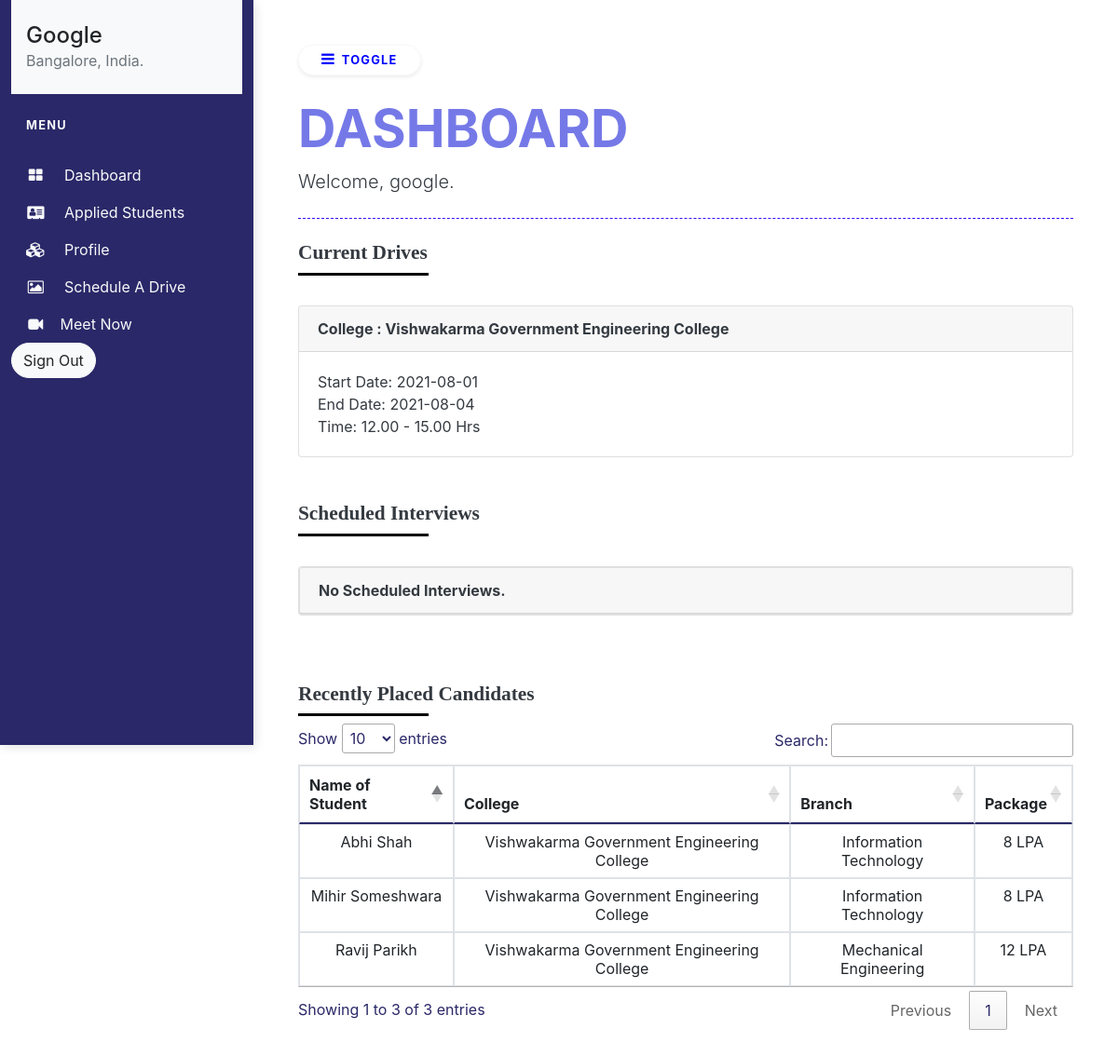
The app's page /Company.php (signed in) with its own data.
### tables this page shows
CREATE TABLE `company_tbl` (
  `company_id` int(11) NOT NULL,
  `company_uname` varchar(10) NOT NULL,
  `company_pass` varchar(20) NOT NULL,
  `company_name` varchar(128) NOT NULL,
  `company_contact` varchar(20) NOT NULL,
  `company_web` varchar(128) NOT NULL,
  `company_mail` varchar(40) NOT NULL,
  `company_about` text NOT NULL,
  `company_location` varchar(40) NOT NULL
);

CREATE TABLE `approved_drive` (
  `drive_id` int(11) NOT NULL,
  `company_name` varchar(128) NOT NULL,
  `college_name` varchar(128) NOT NULL,
  `start_date` varchar(20) NOT NULL,
  `end_date` varchar(20) NOT NULL,
  `time` varchar(20) NOT NULL,
  `platform` varchar(128) NOT NULL,
  `req_emp` int(11) NOT NULL,
  `package` varchar(20) NOT NULL,
  `offer_file` varchar(128) NOT NULL
);

CREATE TABLE `application_tbl` (
  `app_id` int(11) NOT NULL,
  `seeker_uname` varchar(20) NOT NULL,
  `company_name` varchar(128) NOT NULL,
  `college_name` varchar(128) NOT NULL,
  `is_approved` tinyint(1) NOT NULL DEFAULT 0,
  `platform` varchar(128) NOT NULL,
  `link` text DEFAULT NULL,
  `is_placed` tinyint(1) NOT NULL DEFAULT 0,
  `app_package` varchar(20) DEFAULT NULL,
  `app_date` text DEFAULT NULL,
  `app_time` varchar(30) DEFAULT NULL,
  `comment` varchar(128) DEFAULT NULL
);

CREATE TABLE `seeker_tbl` (
  `seeker_id` int(11) NOT NULL,
  `seeker_fname` varchar(30) NOT NULL,
  `seeker_lname` varchar(30) NOT NULL,
  `seeker_uname` varchar(10) NOT NULL,
  `seeker_pass` varchar(20) NOT NULL,
  `seeker_bdate` date NOT NULL,
  `seeker_contact` varchar(20) NOT NULL,
  `seeker_mail` varchar(50) NOT NULL,
  `seeker_web` varchar(256) NOT NULL,
  `seeker_add` text NOT NULL,
  `seeker_college` varchar(256) DEFAULT NULL,
  `seeker_branch` varchar(60) DEFAULT NULL,
  `seeker_enroll` varchar(18) DEFAULT NULL,
  `seeker_year` int(11) NOT NULL,
  `seeker_about` text NOT NULL,
  `seeker_profile` text NOT NULL,
  `seeker_cv` text NOT NULL,
  `seeker_achievement` text DEFAULT NULL,
  `seeker_approve` tinyint(1) NOT NULL DEFAULT 0
);

### Company.php (the view, shortened to what this page needs)
<?php
include 'connection.php';
?>
<!DOCTYPE html>
<html>
<head>
    <link href="https://cdn.jsdelivr.net/npm/bootstrap@5.0.2/dist/css/bootstrap.min.css" rel="stylesheet"
>
    <link rel="stylesheet" href="https://stackpath.bootstrapcdn.com/bootstrap/4.1.3/css/bootstrap.min.css"
>
    <link rel="stylesheet" href="https://stackpath.bootstrapcdn.com/font-awesome/4.7.0/css/font-awesome.min.css">
    <link rel="stylesheet" type="text/css" href="https://cdn.datatables.net/1.10.25/css/jquery.dataTables.css">
    <link rel="stylesheet" href="style_seek.css">
</head>
<?php
$uname = $_SESSION["uname"];
$sql = $conn->prepare("SELECT * FROM `company_tbl` WHERE `company_uname` = '$uname' ");
$sql->execute();
$row = $sql->fetch();
$name = $row['company_name'];
$loc = $row['company_location'];
?>
<body>
    <div class="container-fluid">
        <div class="row">
            <div class="vertical-nav bg-primary" id="sidebar" style="background-color: #2a2868 !important;">
                <div class="py-4 px-3 mb-4 bg-light">
                    <div class="media d-flex align-items-center">
                        <div class="media-body">
                            <h4 class="m-0">
                                <?php
                                echo $name;
                                ?>
                            </h4>
                            <p class="font-weight-normal text-muted mb-0 "><?php echo $loc; ?></p>
                        </div>
                    </div>
                </div>
                <p class="text-light font-weight-bold text-uppercase px-3 small pb-4 mb-0">Menu</p>
                <ul class="nav flex-column bg-primary mb-0" style="background-color: #2a2868 !important;">
                    <li class="sub-menu-active nav-link text-light" id="company_dashboard_submenu">
                        <i class="fa fa-th-large mr-3 text-light fa-fw"></i> Dashboard
                    </li>
                    <li class="nav-item nav-link text-light" id="company_student_details_submenu">
                        <i class="fa fa-address-card mr-3 text-light fa-fw"></i> Applied Students
                    </li>
                    <li class="nav-item nav-link text-light" id="company_profile_submenu">
                        <i class="fa fa-cubes mr-3 text-light fa-fw"></i> Profile
                    </li>
                    <li class="nav-item nav-link text-light" id="company_drive_submenu">
                        <i class="fa fa-picture-o mr-3 text-light fa-fw"></i> Schedule a Drive
                    </li>
                    <a href="./index.html" target="_blank" style="text-decoration: none !important; color:white;"><li class="nav-item nav-link text-light">
                        <i class="fa fa-video-camera mr-3 text-light fa-fw"></i>Meet Now
                    </li></a>
                    <li>
                        <a href="./Logout.php">
                            <button type="button" class="btn btn-light" style="border-radius: 100pt ;">Sign Out</button>
                        </a>
                    </li>
                </ul>
            </div>
            <div class="page-content p-5 bg-white" id="content">
                <div class="toggle">
                    <button id="sidebarCollapse" type="button"
                        class="btn btn-light bg-white rounded-pill shadow-sm px-4 mb-4"><i
                            class="fa fa-bars mr-2"></i><small
                            class="text-uppercase font-weight-bold">Toggle</small></button>
                </div>
                <div class="titles" id="company_dashboard">
                    <h2 class="display-4 text-primary font-weight-bold">DASHBOARD</h2>
                    <p class="lead text-dark mb-0">Welcome, <?php echo $uname; ?>.</p>
                    <div class="separator"></div>
                    <div class="text-left text-dark">
                        <h4 style="font-family: Product Sans;font-weight: 800;font-size: 16pt;">Current Drives</h4>
                        <h4 style="border-bottom:3px solid black;width:140px"></h4>
                    </div>
                    <br>
                    <div class="card-deck">
                        <?php
                        $sql = $conn->prepare("SELECT * FROM `approved_drive` WHERE `company_name` = '$name' ");
                        $sql->execute();
                        if ($sql->rowCount() > 0) {
                            while ($row = $sql->fetch()) {
                                $college = $row['college_name'];
                                $start = $row['start_date'];
                                $end = $row['end_date'];
                                $time = $row['time'];
                        ?>
                        <div class="card text-dark">
                            <div class="card-header font-weight-bold">
                                College : <?php echo $college; ?>
                            </div>
                            <div class="card-body">
                                Start Date: <?php echo $start; ?> <br>
                                End Date: <?php echo $end; ?> <br>
                                Time: <?php echo $time; ?> <br>
                            </div>
                        </div>
                        <br>
                        <?php }
                        }
                        ?>
                    </div>
                    <br>
                    <div class="text-left text-dark mt-4">
                        <h4 style="font-family: Product Sans;font-weight: 800;font-size: 16pt">Scheduled Interviews
                        </h4>
                        <h4 style="border-bottom:3px solid black;width:140px"></h4>
                    </div>
                    <br>
                    <div class="card-deck mb-4">
                        <?php
                        $sql = $conn->prepare("SELECT * FROM `application_tbl` WHERE `company_name` = '$name' and `is_approved` = 1 and `is_placed`= 0");
                        $sql->execute();
                        if ($sql->rowCount() > 0) {
                            while ($row = $sql->fetch()) {
                                $applicant = $row['seeker_uname'];
                                $company = $row['company_name'];
                                $inter_date = $row['app_date'];
                                $inter_time = $row['app_time'];
                                $platform = $row['platform'];
                                $link = $row['link'];
                        ?>
                        <div class="card text-dark">
                            <div class="card-header font-weight-bold">
                                Applicant : <a href="./SeekView.php?id=<?php echo $applicant; ?>"
                                    target="_blank"><?php echo $applicant; ?></a>
                            </div>
                            <div class="card-body">
                                Date: <?php echo $inter_date; ?> <br>
                                Time: <?php echo $inter_time; ?> <br>
                                Platform: <?php echo $platform; ?><br>
                                Link: <?php echo $link; ?><br>
                            </div>
                        </div>
                        <?php }
                        } else { ?>
                        <div class="card">
                            <div class="card-deck">
                                <div class="card text-dark">
                                    <div class="card-header font-weight-bold">
                                        No Scheduled Interviews.
                                    </div>
                                </div>
                            </div>
                        </div>
                        <?php    }
                        ?>
                    </div>
                    <br><br>
                    <div class="text-left text-dark">
                        <h4 style="font-family: Product Sans;font-weight: 800;font-size: 16pt;">Recently Placed
                            Candidates</h4>
                        <h4 style="border-bottom:3px solid black;width:140px"></h4>
                    </div>
                    <div class="col-md-12 p-0">
                        <div style="font-size:12pt; color: #2a2868;">
                            <table class="table text-center table-bordered" id="recently_placed">
                                <thead>
                                    <tr>
                                        <th style="border-bottom:2px solid #2a2868 !important" scope="col">Name of
                                            Student</th>
                                        <th style="border-bottom:2px solid #2a2868 !important" scope="col">College
                                        </th>
                                        <th style="border-bottom:2px solid #2a2868 !important" scope="col">Branch
                                        </th>
                                        <th style="border-bottom:2px solid #2a2868 !important" scope="col">Package
                                        </th>
                                    </tr>
                                </thead>
                                <tbody id="tableBody">
                                    <?php
                                    $sql = $conn->prepare("SELECT * FROM `application_tbl` WHERE `company_name` = '$name' AND `is_placed`=1");
                                    $sql->execute();
                                    if ($sql->rowCount() > 0) {
                                        $rows=$sql->fetchAll();
                                        foreach($rows as $row):
                                            $name = $row['seeker_uname'];
                                            $college = $row['college_name'];
                                            $pack = $row['app_package'];
                                    ?>
                                    <tr>
                                        <td>
                                            <?php
                                                        $sql=$conn->prepare("SELECT * FROM `seeker_tbl` WHERE `seeker_uname`='$name'");
                                                        $sql->execute();
                                                        $row=$sql->fetch();
                                                        $fname = $row['seeker_fname'];
                                                        $lname = $row['seeker_lname'];
                                                        echo $fname." ".$lname;
                                                    ?>
                                        </td>
                                        <td><?php echo $college; ?></td>
                                        <td>
                                            <?php
                                                        $sql=$conn->prepare("SELECT `seeker_branch` FROM `seeker_tbl` WHERE `seeker_uname`='$name'");
                                                        $sql->execute();
                                                        $row=$sql->fetch();
                                                        $branch = $row['seeker_branch'];
                                                        echo $branch;
                                                    ?>
                                        </td>
                                        <td><?php echo $pack; ?></td>
                                    </tr>
                                    <?php endforeach;
                                    }
                                    ?>
                                </tbody>
                            </table>
                        </div>
                    </div>
                </div>
            </div>
        </div>
    </div>
</body>
</html>

### style_seek.css (style rules this page uses)
body { min-height: 100vh; overflow-x: hidden; }
.vertical-nav { min-width: 17rem; width: 17rem; height: 100vh; position: fixed; top: 0; left: 0; box-shadow: 3px 3px 10px rgba(0, 0, 0, 0.1); transition: all 0.4s; }
.page-content { width: calc(100% - 17rem); margin-left: 17rem; transition: all 0.4s; }
.separator { margin: 1.5rem 0; border-bottom: 1px dashed rgb(56, 12, 252); }
.text-uppercase { letter-spacing: 0.1em; }
.nav-link { text-transform: capitalize; }
.bg-white { color: blue !important; }
.text-primary { color: #7579e7 !important; }

### Company.php (style rules this page uses)
#sidebar { cursor: pointer !important; }

### records on screen
company_tbl: company_name "Google", company_location "Bangalore, India."
approved_drive: college_name "Vishwakarma Government Engineering College", start_date "2021-08-01", end_date "2021-08-04", time "12.00 - 15.00 Hrs"
application_tbl: seeker_tbl.seeker_fname "Abhi", seeker_tbl.seeker_lname "Shah", college_name "Vishwakarma Government Engineering College", seeker_tbl.seeker_branch "Information Technology", app_package "8 LPA"
application_tbl: seeker_tbl.seeker_fname "Mihir", seeker_tbl.seeker_lname "Someshwara", college_name "Vishwakarma Government Engineering College", seeker_tbl.seeker_branch "Information Technology", app_package "8 LPA"
application_tbl: seeker_tbl.seeker_fname "Ravij", seeker_tbl.seeker_lname "Parikh", college_name "Vishwakarma Government Engineering College", seeker_tbl.seeker_branch "Mechanical Engineering", app_package "12 LPA"

### other values on screen
$uname "google"
